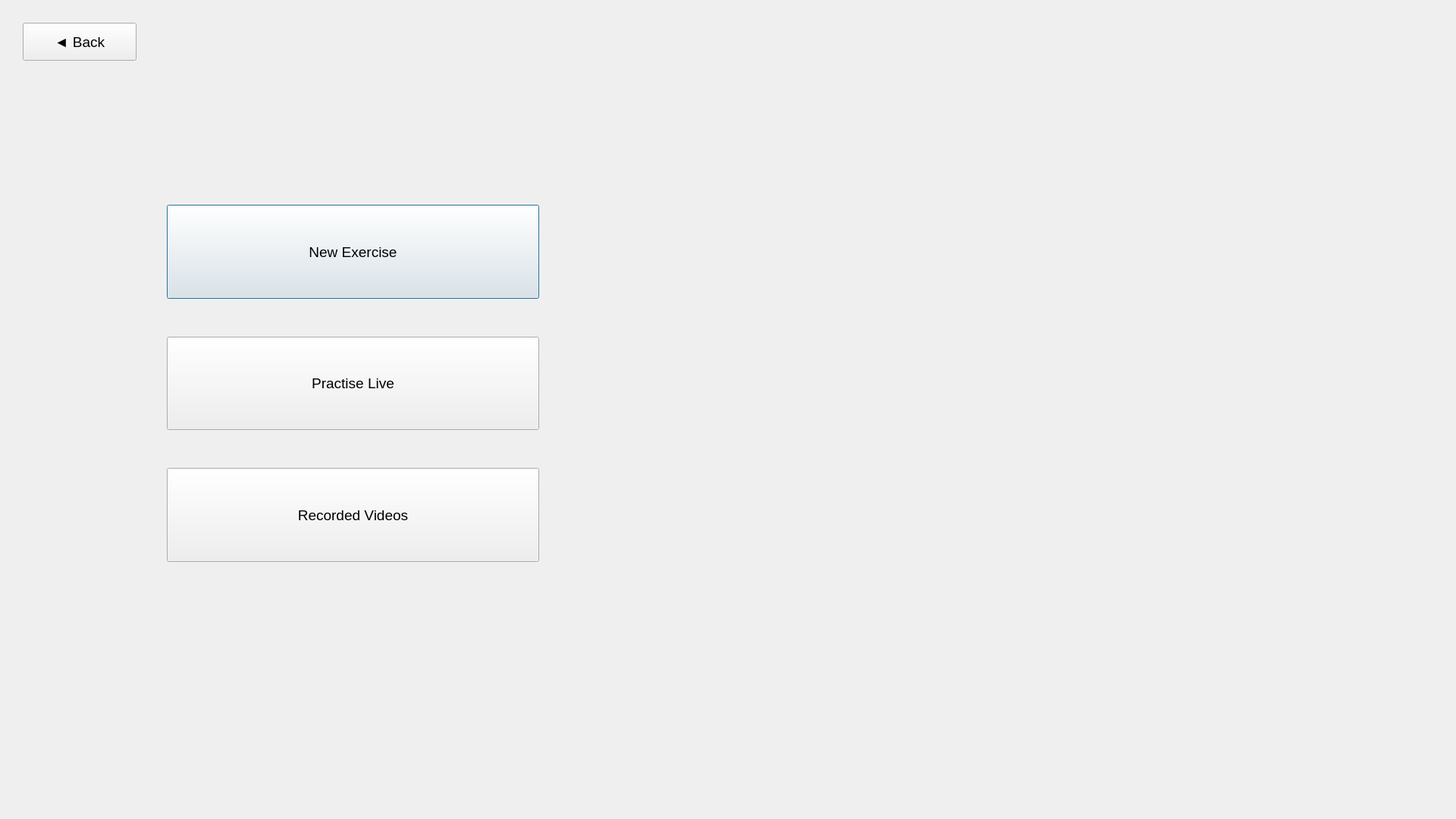
<?xml version="1.0" encoding="UTF-8"?>
<ui version="4.0">
 <class>Dialog</class>
 <widget class="QDialog" name="Dialog">
  <property name="geometry">
   <rect>
    <x>0</x>
    <y>0</y>
    <width>1920</width>
    <height>1080</height>
   </rect>
  </property>
  <property name="windowTitle">
   <string>Dialog</string>
  </property>
  <widget class="QLabel" name="selection_screen_photo">
   <property name="geometry">
    <rect>
     <x>1020</x>
     <y>260</y>
     <width>881</width>
     <height>511</height>
    </rect>
   </property>
   <property name="sizePolicy">
    <sizepolicy hsizetype="Preferred" vsizetype="Preferred">
     <horstretch>1</horstretch>
     <verstretch>1</verstretch>
    </sizepolicy>
   </property>
   <property name="cursor">
    <cursorShape>ArrowCursor</cursorShape>
   </property>
   <property name="text">
    <string/>
   </property>
   <property name="pixmap">
    <pixmap>../../../../Genshin Impact SS/2.png</pixmap>
   </property>
   <property name="scaledContents">
    <bool>true</bool>
   </property>
   <property name="wordWrap">
    <bool>false</bool>
   </property>
  </widget>
  <widget class="QWidget" name="verticalLayoutWidget">
   <property name="geometry">
    <rect>
     <x>220</x>
     <y>270</y>
     <width>491</width>
     <height>471</height>
    </rect>
   </property>
   <layout class="QVBoxLayout" name="verticalLayout">
    <property name="spacing">
     <number>50</number>
    </property>
    <item>
     <widget class="QPushButton" name="gotoexcteachbutton">
      <property name="sizePolicy">
       <sizepolicy hsizetype="Minimum" vsizetype="Expanding">
        <horstretch>0</horstretch>
        <verstretch>0</verstretch>
       </sizepolicy>
      </property>
      <property name="font">
       <font>
        <pointsize>14</pointsize>
       </font>
      </property>
      <property name="text">
       <string>New Exercise</string>
      </property>
     </widget>
    </item>
    <item>
     <widget class="QPushButton" name="gotoexcselectionbutton">
      <property name="sizePolicy">
       <sizepolicy hsizetype="Minimum" vsizetype="Expanding">
        <horstretch>0</horstretch>
        <verstretch>0</verstretch>
       </sizepolicy>
      </property>
      <property name="font">
       <font>
        <pointsize>14</pointsize>
       </font>
      </property>
      <property name="text">
       <string>Practise Live</string>
      </property>
     </widget>
    </item>
    <item>
     <widget class="QPushButton" name="pushButton_3">
      <property name="sizePolicy">
       <sizepolicy hsizetype="Minimum" vsizetype="Expanding">
        <horstretch>0</horstretch>
        <verstretch>0</verstretch>
       </sizepolicy>
      </property>
      <property name="font">
       <font>
        <pointsize>14</pointsize>
       </font>
      </property>
      <property name="text">
       <string>Recorded Videos</string>
      </property>
     </widget>
    </item>
   </layout>
  </widget>
  <widget class="QPushButton" name="backButton">
   <property name="geometry">
    <rect>
     <x>30</x>
     <y>30</y>
     <width>150</width>
     <height>50</height>
    </rect>
   </property>
   <property name="font">
    <font>
     <pointsize>14</pointsize>
    </font>
   </property>
   <property name="text">
    <string>◄ Back</string>
   </property>
  </widget>
 </widget>
 <resources/>
 <connections/>
</ui>
